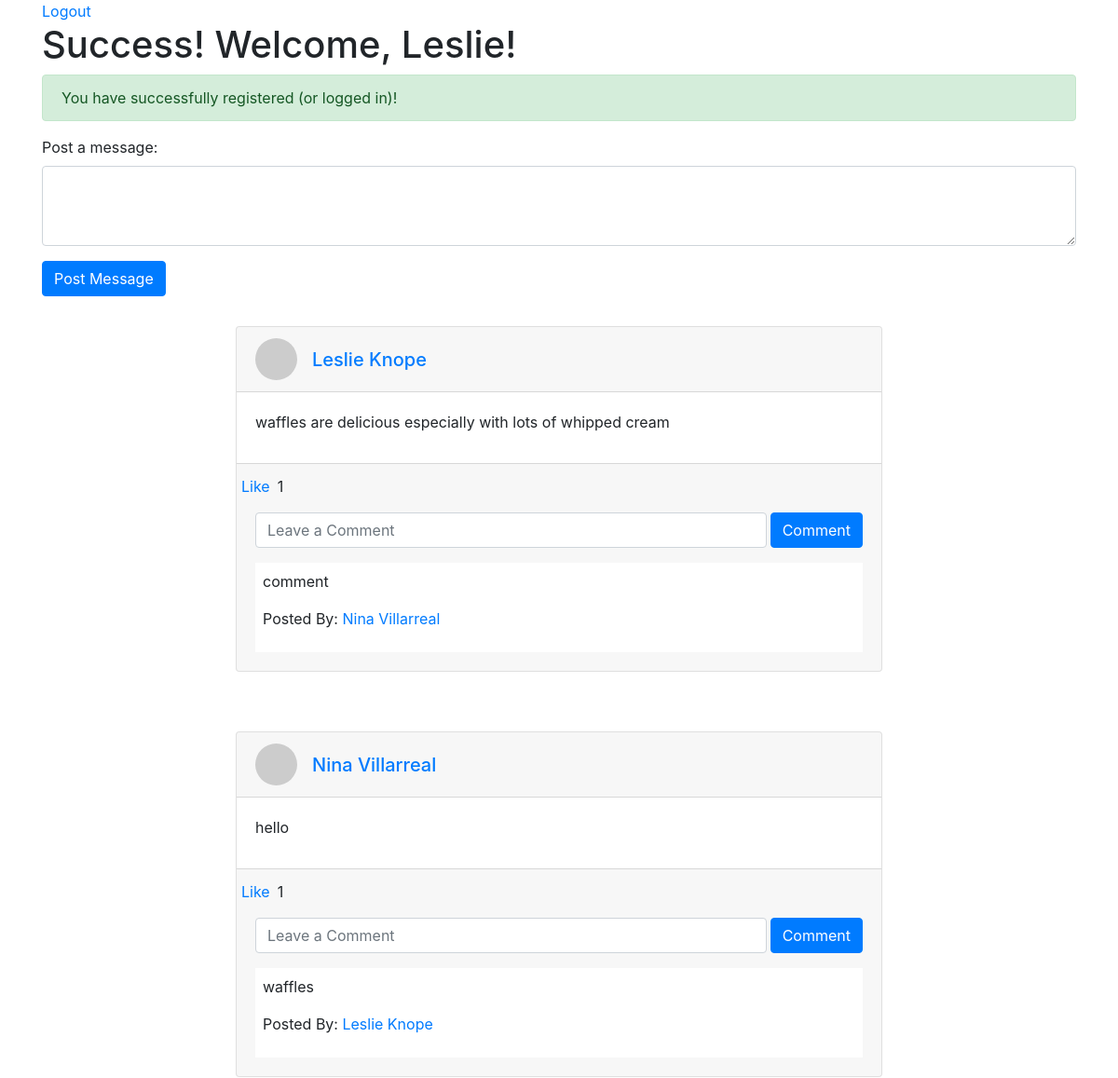
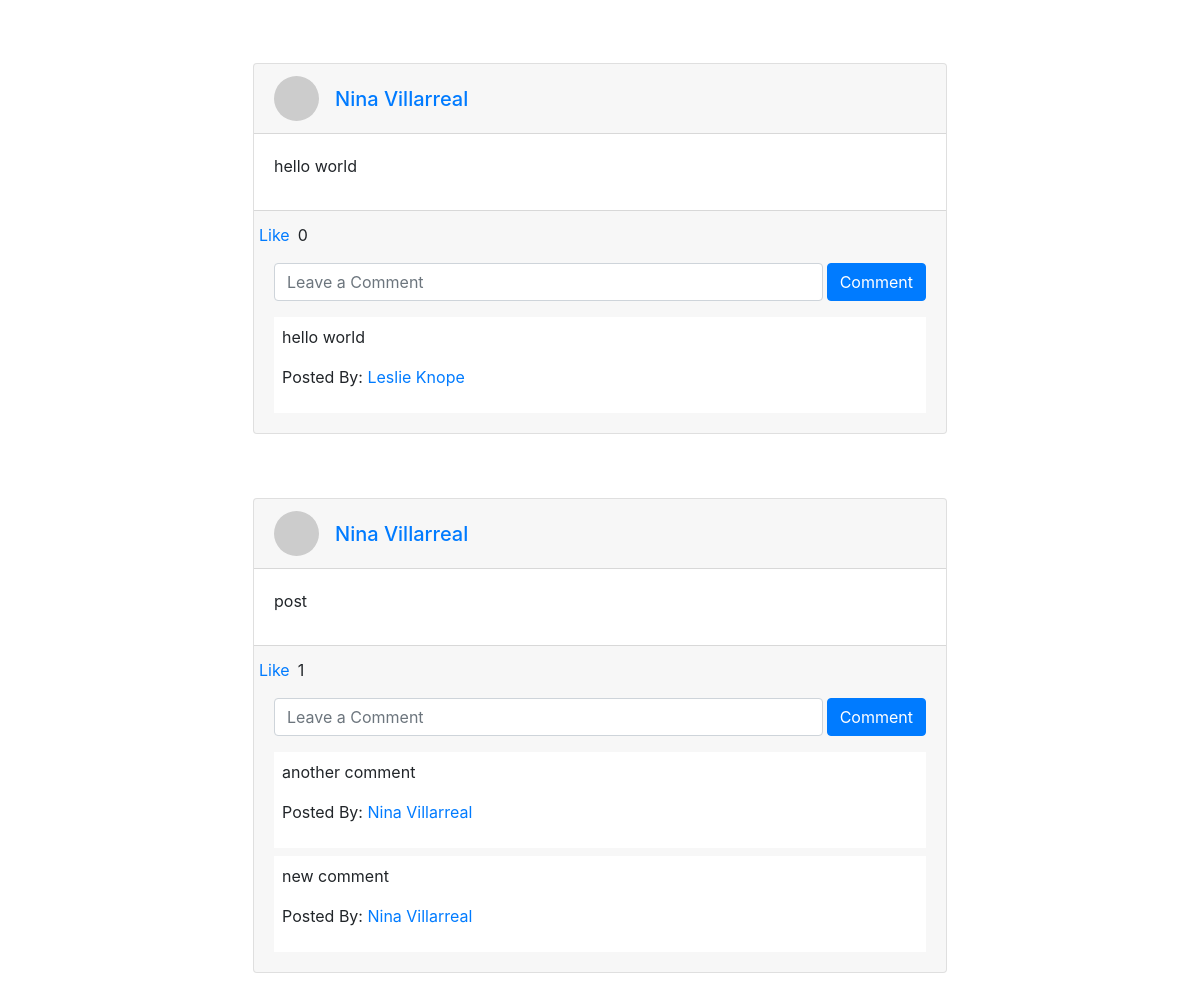
Screenshot of /success (signed in) with the database file from the repository (2 pictures, top to bottom).
### wall_app/models.py (models this page shows)
class User(models.Model):
    first_name = models.CharField(max_length=255)
    last_name = models.CharField(max_length=255)
    email = models.CharField(max_length=255)
    password = models.CharField(max_length=255)
    created_at = models.DateTimeField(auto_now_add=True)
    updated_at = models.DateTimeField(auto_now=True)
    objects = UserManager()

class Wall_Message(models.Model):
    message = models.CharField(max_length=255)
    poster = models.ForeignKey(User, related_name="user_messages", on_delete=models.CASCADE)
    likes = models.ManyToManyField(User, related_name='liked_posts')

class Comment(models.Model):
    comment = models.CharField(max_length=255)
    poster = models.ForeignKey(User, related_name='user_comments', on_delete=models.CASCADE)
    wall_message = models.ForeignKey(Wall_Message, related_name="post_comments", on_delete=models.CASCADE)

### wall_app/views.py (the view)
# urls.py: path('success', views.success),
def success(request):
    if "user_id" not in request.session:
        return redirect('/')
    this_user = User.objects.filter(id = request.session['user_id'])
    context = {
        'user': this_user[0],
        'wall_messages': Wall_Message.objects.all()
    }
    return render(request, 'success.html', context)

### wall_app/templates/success.html (shortened to what this page needs)
<!DOCTYPE html>
<html lang="en">
<head>
    <link rel="stylesheet" href="https://maxcdn.bootstrapcdn.com/bootstrap/4.0.0/css/bootstrap.min.css">
</head>
<body>
    <div class="container">
        <a href="/logout">Logout</a>
        <h1>Success! Welcome, {{user.first_name}}!</h1>
        <div class="alert alert-success" role="alert">
            You have successfully registered (or logged in)!
        </div>
        <div class="messages">
            <form action="/post_message" method="POST">
                <div class="form-group">
                    <label>Post a message:</label>
                    <textarea class="form-control" rows="3" name="message"></textarea>
                </div>
                <button type="submit" class="btn btn-primary">Post Message</button>
            </form>
        </div>
        {% for post in wall_messages  reversed%}
        <div class="container mt-4 mb-5">
            <div class="d-flex justify-content-center row">
                <div class="col-md-8">
                    <div class="feed p-2">
                        <div class="card feed-card">
                            <div class="card-header">
                                <div class="d-flex justify-content-between align-items-center">
                                    <div class="d-flex justify-content-between align-items-center">
                                        <div class="mr-2">
                                            <img class="rounded-circle" width="45" src="https://picsum.photos/50/50" alt="profile">
                                        </div>
                                        <div class="ml-2">
                                            <div class="h5 m-0"><a href="/user_profile/{{post.poster.id}}">{{post.poster.first_name}} {{post.poster.last_name}}</a></div>
                                        </div>
                                    </div>
                                </div>
                            </div>
                            <div class="card-body">
                                <p class="card-title">{{post.message}}</p>
                            </div>
                            <div class="card-footer">
                                <div class="like row">
                                    <a href="/like/{{post.id}}">Like</a>
                                    <p class="mx-2">{{post.likes.count}}</p>
                                </div>
                                <form action="/add_comment/{{post.id}}" method="POST">
                                    <div class="form-group d-flex">
                                        <input type="text" class="form-control" name="comment" placeholder="Leave a Comment">
                                        <button type="submit" class="btn btn-primary ml-1">Comment</button>
                                    </div>
                                </form>
                                {% for comment in post.post_comments.all reversed%}
                                <div class="comments-list bg-white p-2 my-2">
                                    <p>{{comment.comment}}</p>
                                    <p>Posted By: <a href="/user_profile/{{post.poster.id}}">{{comment.poster.first_name}} {{comment.poster.last_name}}</a></p>
                                </div>
                                {% endfor %}
                            </div>
                        </div>
                    </div>
                </div>
            </div>
        </div>
        {% endfor %}
    </div>
</body>
</html>

### rows the page displays
User: first_name "Leslie"
Wall_Message: poster.first_name "Leslie", poster.last_name "Knope", message "waffles are delicious especially with lots of whipped cream", likes.count "1"
Comment: comment "comment", poster.first_name "Nina", poster.last_name "Villarreal"
Wall_Message: poster.first_name "Nina", poster.last_name "Villarreal", message "hello", likes.count "1"
Comment: comment "waffles", poster.first_name "Leslie", poster.last_name "Knope"
Wall_Message: poster.first_name "Nina", poster.last_name "Villarreal", message "hello world", likes.count "0"
Comment: comment "hello world", poster.first_name "Leslie", poster.last_name "Knope"
Wall_Message: poster.first_name "Nina", poster.last_name "Villarreal", message "post", likes.count "1"
Comment: comment "another comment", poster.first_name "Nina", poster.last_name "Villarreal"
Comment: comment "new comment", poster.first_name "Nina", poster.last_name "Villarreal"
